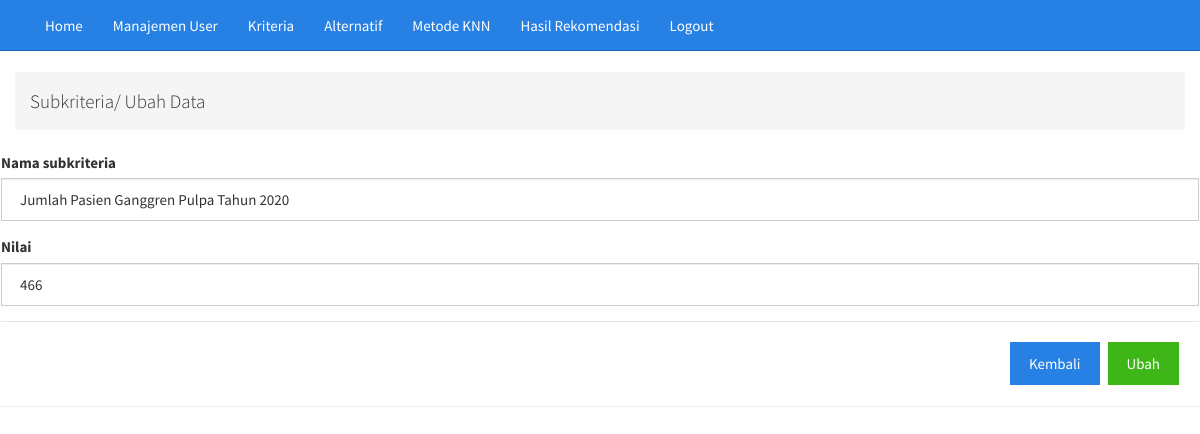
Page /admin_poli/subkriteriaaksi.php?kode_kriteria=K01&kode_subkriteria=S01&aksi=ubah on the committed database.
### tables this page shows
CREATE TABLE `subkriteria` (
  `kode_subkriteria` char(30) NOT NULL,
  `nama_subkriteria` varchar(50) NOT NULL,
  `kode_kriteria` char(30) NOT NULL,
  `nilai_subkriteria` double NOT NULL
);

### admin_poli/subkriteriaaksi.php (the view, shortened to what this page needs)
<?php
	include 'headerpoli.php';
if (isset($_GET['aksi'])) {
	if ($_GET['aksi'] == 'tambah') {
		?>
		<div class="container">
			<div class="row">
				<ol class="breadcrumb">
					<li><h4>SUBKRITERIA/ Tambah Data</h4></li>
				</ol>
			</div>
		</div>
		<?php
		$koneksi = mysqli_connect("localhost", "root", "", "metode_knn");
		$carikode = mysqli_query($koneksi, "SELECT max(kode_subkriteria) FROM subkriteria");
		$datakode = mysqli_fetch_row($carikode);
		if ($datakode[0] != null) {
			$nilaikode = substr($datakode[0], 1);
			$kode = (int) $nilaikode;
			$kode = $kode + 1;
			$kode_otomatis = "S" . str_pad($kode, 2, "0", STR_PAD_LEFT);
		} else {
			$kode_otomatis = "S01";
		}
		?>
		<div class="container">
			<div class="bootstrap-table">
				<form action="subkriteriaproses.php?proses=prosestambah" method="post" enctype="multipart/form-data">
					<input type="hidden" name="kode_subkriteria" class="form-control" value="<?php echo $kode_otomatis ?>">
					<input type="hidden" name="kode_kriteria" class="form-control" value="<?php echo $_GET['kode_kriteria'] ?>">
					<div class="form-group">
						<label for="nama_subkriteria">Nama subkriteria</label>
						<input type="text" name="nama_subkriteria" class="form-control" placeholder="nama_subkriteria">
					</div>
					<div class="form-group">
						<label for="nilai_subkriteria">Nilai</label>
						<input type="text" name="nilai_subkriteria" class="form-control" placeholder="nilai">
					</div>
					<div class="modal-footer">
						<a href="subkriteria.php?kode_kriteria=<?php echo $_GET['kode_kriteria']?>" class="btn btn-primary">Kembali</a>
						<input type="submit" class="btn btn-success" value="Simpan">
					</div>
				</form>
			</div>
		</div>
	<?php
	} elseif ($_GET['aksi'] == 'ubah') {
	?>
		<div class="container">
			<div class="row">
				<ol class="breadcrumb">
					<li><h4>Subkriteria/ Ubah Data</h4></li>
				</ol>
			</div>
		</div>
		<div class="panel panel-container">
			<div class="bootstrap-table">
				<?php
				$koneksi = mysqli_connect("localhost", "root", "", "metode_knn");
				$data = mysqli_query($koneksi, "SELECT * FROM subkriteria WHERE kode_subkriteria='$_GET[kode_subkriteria]'");
				while ($a = mysqli_fetch_array($data)) {
				?>
					<form action="subkriteriaproses.php?proses=prosesubah" method="post" enctype="multipart/form-data">
						<div class="form-group">
							<label>Nama subkriteria</label>
							<input type="text" name="nama_subkriteria" class="form-control" value="<?php echo $a['nama_subkriteria'] ?>">
						</div>
						<div class="form-group">
							<label>Nilai</label>
							<input type="text" name="nilai_subkriteria" class="form-control" value="<?php echo $a['nilai_subkriteria'] ?>">
						</div>
						<div class="modal-footer">
							<a href="subkriteria.php?kode_kriteria=<?php echo $_GET['kode_kriteria']?>" class="btn btn-primary">Kembali</a>
							<input type="submit" class="btn btn-success" value="Ubah">
						</div>
					</form>
				<?php
				}
				?>
			</div>
		</div>
	<?php
	}
}
?>

### rows in the picture
subkriteria: nama_subkriteria "Jumlah Pasien Ganggren Pulpa Tahun 2020", nilai_subkriteria "466"
